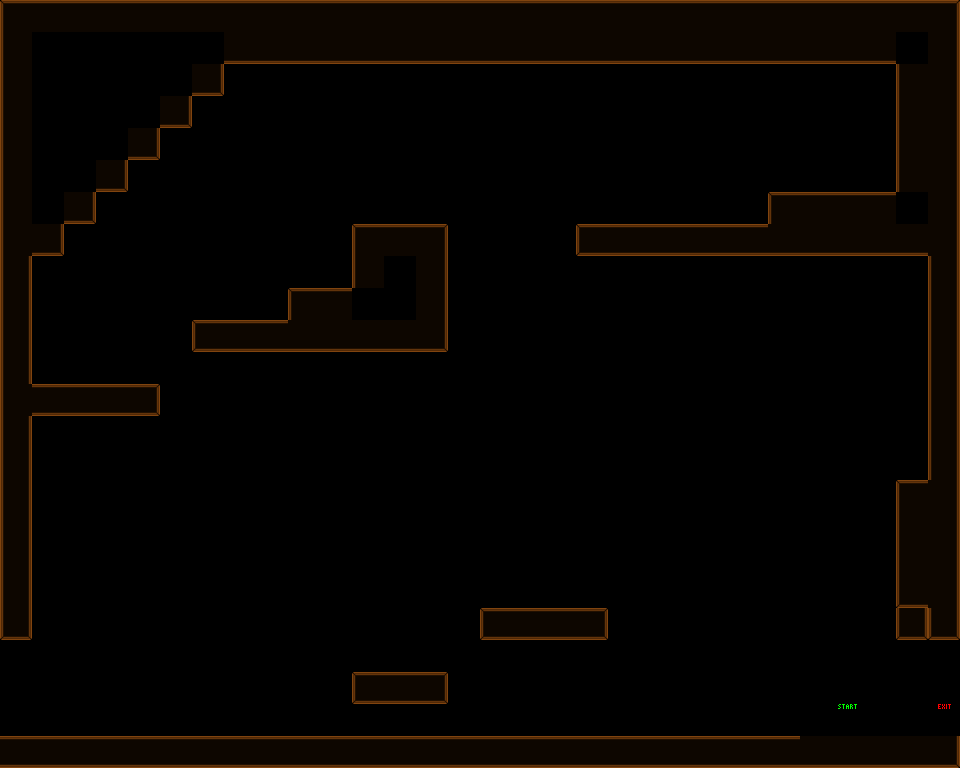

Rendered tile map (Tiled .tmx) drawn with the repository's tilesets; below, a short description and the map source with its tile grids summarised:
An orthogonal 30x24 tile map with 32x32 px tiles, 2 tile layers (Background, Tile Layer 1) and 25 objects (8x coin).

<map version="1.0" orientation="orthogonal" width="30" height="24" tilewidth="32" tileheight="32">
 <tileset firstgid="1" name="tiles" tilewidth="32" tileheight="32">
  <image source="../images/tiles.png" width="512" height="64" />
 </tileset>
 <layer name="Background" width="30" height="24">
  <data>[720 cells, 0 non-empty, 0 distinct tile ids]</data>
 </layer>
 <layer name="Tile Layer 1" width="30" height="24">
  <data>[720 cells, 214 non-empty, 17 distinct tile ids]</data>
 </layer>
 <objectgroup name="Object Layer 1" width="30" height="24">
  <object gid="1" x="64" y="736">
   <properties>
    <property name="name" value="Level 2" />
    <property name="source" value="1" />
   </properties>
  </object>
  <object gid="2" x="0" y="736">
   <properties>
    <property name="next" value="1" />
    <property name="source" value="2" />
   </properties>
  </object>
  <object name="coin" gid="5" x="480" y="608">
   <properties>
    <property name="amount" value="1" />
   </properties>
  </object>
  <object name="coin" gid="5" x="512" y="608">
   <properties>
    <property name="amount" value="1" />
   </properties>
  </object>
  <object name="coin" gid="5" x="576" y="608">
   <properties>
    <property name="amount" value="1" />
   </properties>
  </object>
  <object name="coin" gid="5" x="800" y="704">
   <properties>
    <property name="amount" value="1" />
   </properties>
  </object>
  <object name="coin" gid="5" x="800" y="160">
   <properties>
    <property name="amount" value="1" />
   </properties>
  </object>
  <object name="coin" gid="5" x="800" y="128">
   <properties>
    <property name="amount" value="1" />
   </properties>
  </object>
  <object name="coin" gid="5" x="832" y="128">
   <properties>
    <property name="amount" value="1" />
   </properties>
  </object>
  <object name="coin" gid="5" x="832" y="160">
   <properties>
    <property name="amount" value="1" />
   </properties>
  </object>
  <object gid="7" x="0" y="32">
   <properties>
    <property name="env" value="indoor1" />
   </properties>
  </object>
  <object gid="8" x="544" y="288" />
  <object gid="8" x="544" y="320" />
  <object gid="8" x="544" y="352" />
  <object gid="8" x="544" y="384" />
  <object gid="8" x="544" y="416" />
  <object gid="8" x="544" y="448" />
  <object gid="8" x="544" y="480" />
  <object gid="8" x="544" y="512" />
  <object gid="8" x="544" y="544" />
  <object gid="8" x="544" y="576" />
  <object gid="8" x="544" y="608" />
  <object gid="8" x="544" y="256" />
  <object x="832" y="704" width="32" height="32">
   <properties>
    <property name="name" value="Level 2" />
    <property name="source" value="3" />
   </properties>
  </object>
  <object x="928" y="704" width="32" height="32">
   <properties>
    <property name="next" value="3" />
    <property name="source" value="2" />
   </properties>
  </object>
 </objectgroup>
</map>
